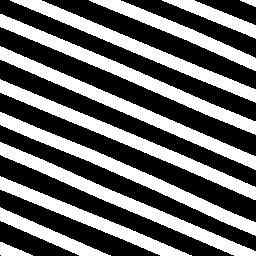
#> input picture outros/test_CD/A_0001.png, 256 x 256 px
$ jupyter execute dice_test.ipynb
#> lines starting #> are read from the running program, lines starting #| are printed output that depends on the picture; after the words box and inside, x2 and y2 are one past the last pixel; in counts of white or black regions, pixels touching at a corner belong together
# Análise do valor do coeficiente de dice

[cell 1]
import numpy as np
import matplotlib.pyplot as plt
plt.rcParams['image.cmap'] = 'gray'

## Calcula dice

[cell 2]
def dice(y_pred, y_true, k = 1):
    intersection = np.sum(y_pred[y_true==k]) * 2.0
    dice_score = intersection / (np.sum(y_pred) + np.sum(y_true))
    return dice_score

## Teste

[cell 3]
def plot_2_img(img_1, img_2):
    fig, ax = plt.subplots(1, 2)

    # https://github.com/matplotlib/matplotlib/issues/25468
    ax[0].imshow(img_1, vmin=0, vmax=255)
    #ax[0].set_xlabel("img_1")

    ax[1].imshow(img_2, vmin=0, vmax=255)
    #ax[1].set_xlabel("img_2")

[cell 4]
def img_pr_mask(img):
    img = img / 255.0
    img = np.array(img)

    #print(img.shape)
    #img = img[:,:, 0] # imread IMREAD_GRAYSCALE
    #print(img.shape)

    img[img >= 0.5] = 1
    img[img < 1] = 0
    img = img.astype('uint8')

    return img

[cell 5]
def calc_dice(img_1, img_2):
    img_pr = img_pr_mask(img_1)
    img_mask = img_pr_mask(img_2)

    dice_score = dice(img_pr, img_mask, k = 1) # k can be 255 or 1
    dice_score = round(dice_score, 3)
    print(f"Dice {dice_score}")

    return dice_score

[cell 6]
size_img = 100
#size_img = 256

step_size = 1 # 0 to 100, 1 step
#step_size = 5 # 0 to 100, 5 step

img_1 = np.zeros((size_img, size_img)) # All 0
img_1 = img_1.astype(np.uint8)

img_2 = np.full((size_img, size_img), 255) # All 255
img_2 = img_2.astype(np.uint8)

print(f"Quantidade de pixel: {size_img * size_img}")
values = []

for step in range(0, size_img + 1, step_size):
    x = step
    y = x
    percentage = ((x * size_img)/(size_img * size_img) * 100)
    percentage = round(percentage, 2)

    print(f"{step} - qtd pixel: {x * size_img} - {percentage} % ", end="")

    for i in range (x):
        for j in range (size_img):
            #print(f"img_1[{i}, {j}] = 255")
            img_1[i, j] = 255

    img_2 = img_2.astype(np.uint8)

    dice_score = calc_dice(img_1, img_2)
    values.append((percentage, dice_score))

    if step_size >= 5:
        plot_2_img(img_1, img_2)

[cell 7]
def plot_values_dice(values):
    x_data = [x[0] for x in values]
    y_data = [y[1] for y in values]

    plt.xlim(0, 100)
    plt.ylim(0, 1)

    #plt.plot(x_data, y_data)
    plt.plot(x_data, y_data, marker='.', linestyle='None')

    plt.xticks(np.arange(0, 100+1, 10))
    plt.yticks(np.arange(0, 1+0.1, 0.1))

    plt.xlabel("%")
    plt.ylabel("Dice")

    plt.show()
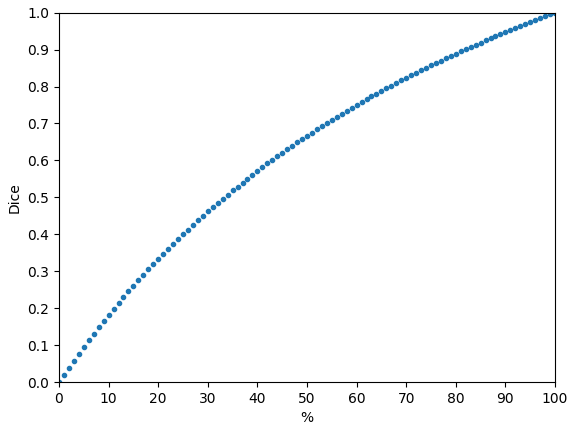
#> figure drawn by matplotlib, 1 panel; curve peaks at x = 100, y = 1

plot_values_dice(values)

## Com uma imagem real

[cell 8]
import cv2

img = cv2.imread("A_0001.png", cv2.IMREAD_GRAYSCALE)
#> img: shape (256, 256); 42% white; 12 white regions, largest, box (x1, y1, x2, y2) and area: (0, 112, 256, 236) 3482, (0, 46, 256, 170) 3481, (0, 14, 256, 135) 3465
print(f"{img.shape =}")
#| img.shape =(256, 256)
plt.imshow(img, vmin=0, vmax=255)

[cell 9]
size_part = 100
img_part = img[:size_part, :size_part].copy()
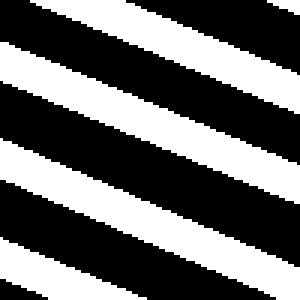
#> img_part: shape (100, 100) (shown 3 times larger); 42.1% white; 5 white regions, box (x1, y1, x2, y2) and area: (0, 46, 100, 100) 1351, (0, 14, 100, 68) 1349, (10, 0, 100, 38) 1017, (0, 79, 49, 100) 457, (89, 0, 100, 5) 33
print(f"{img_part.shape =}")
#| img_part.shape =(100, 100)
plt.imshow(img_part, vmin=0, vmax=255)

[cell 10]
img_part_back = img[:size_part, :size_part].copy()

shape_x = img_part.shape[0]
#> shape_x = 100
shape_y = img_part.shape[1]
#> shape_y = 100

count_pixel = shape_x * shape_y
#> count_pixel = 10000
print(f"count_pixel {count_pixel}")
#| count_pixel 10000

values = []
step = 1
for i in range(0, 101, step):
    img_part = img_part_back.copy()

    print(f"i:{i}", end=" ")
    percentage_pixel = i/100
    pixel_to_change = int(count_pixel * percentage_pixel)

    count = 0
    for i in range (shape_x):
        for j in range (shape_y):
            if count == pixel_to_change:
                break
            else:
                count = count + 1
                #print(f"{count}")

            #print(f"before: img_1[{i}, {j}] = {img_part[i, j]}")
            if img_part[i, j] == 0:
                img_part[i, j] = 255
            else:
                img_part[i, j] = 0
            #print(f"After: img_1[{i}, {j}] = {img_part[i, j]}")

        if count == pixel_to_change:
            print(f"percentage changed: {percentage_pixel} - pixel end: {count}", end=" ")
            break

    #plot_2_img(img[:size_part, :size_part], img_part)
    dice_score = calc_dice(img_part_back, img_part)
    values.append((100 - int(percentage_pixel * 100), dice_score))
#> this loop made 101 passes
#> dice_score on passes 1 to 12: 1, 0.988, 0.976, 0.965, 0.953, 0.941, 0.93, 0.919, 0.907, 0.896, 0.885, 0.874
#| Dice 1.0
#| Dice 0.988
#| Dice 0.976
#| Dice 0.965
#| Dice 0.953
#| Dice 0.941
#| Dice 0.93
#| Dice 0.919
#> (further printed lines are left out)
#> pass 2, in img_pr_mask (call 206), `img = img / 255.0`:
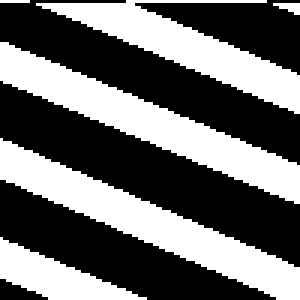
#> img: shape (100, 100) float64 (shown 3 times larger); values 0 (black) and 1 (white), 42.2% white; 6 white regions (1 under 20 px), largest, box (x1, y1, x2, y2) and area: (0, 46, 100, 100) 1351, (0, 14, 100, 68) 1349, (12, 0, 100, 38) 1032, (0, 79, 49, 100) 457, (91, 1, 100, 5) 22
#> after the loop, values = 101 pairs, first value 0 to 100, second value 0 to 1
    #print(f"Dice: {dice_score}")

[cell 11]
values
#> Out has the same summary as values

[cell 12]
plot_values_dice(values)
#> in plot_values_dice (call 2), `x_data = [x[0] for x in values]`: x_data = 101 values, max 100 at index 0, min 0 at index 100, mean 50.03
#> in plot_values_dice (call 2), `y_data = [y[1] for y in values]`: y_data = 101 values, max 1 at index 0, min 0 at index 100, mean 0.476
#> in plot_values_dice (call 2), `plt.show()`:
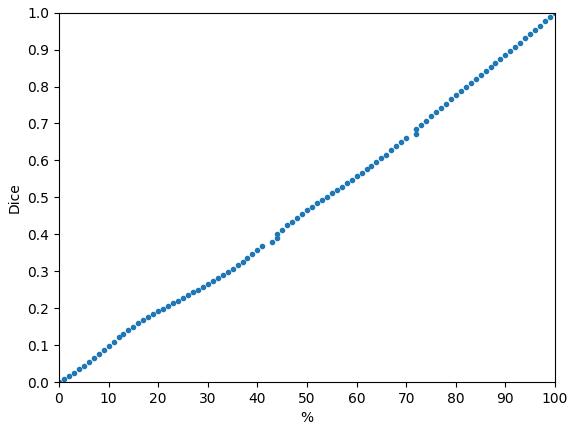
#> figure drawn by matplotlib, 1 panel
